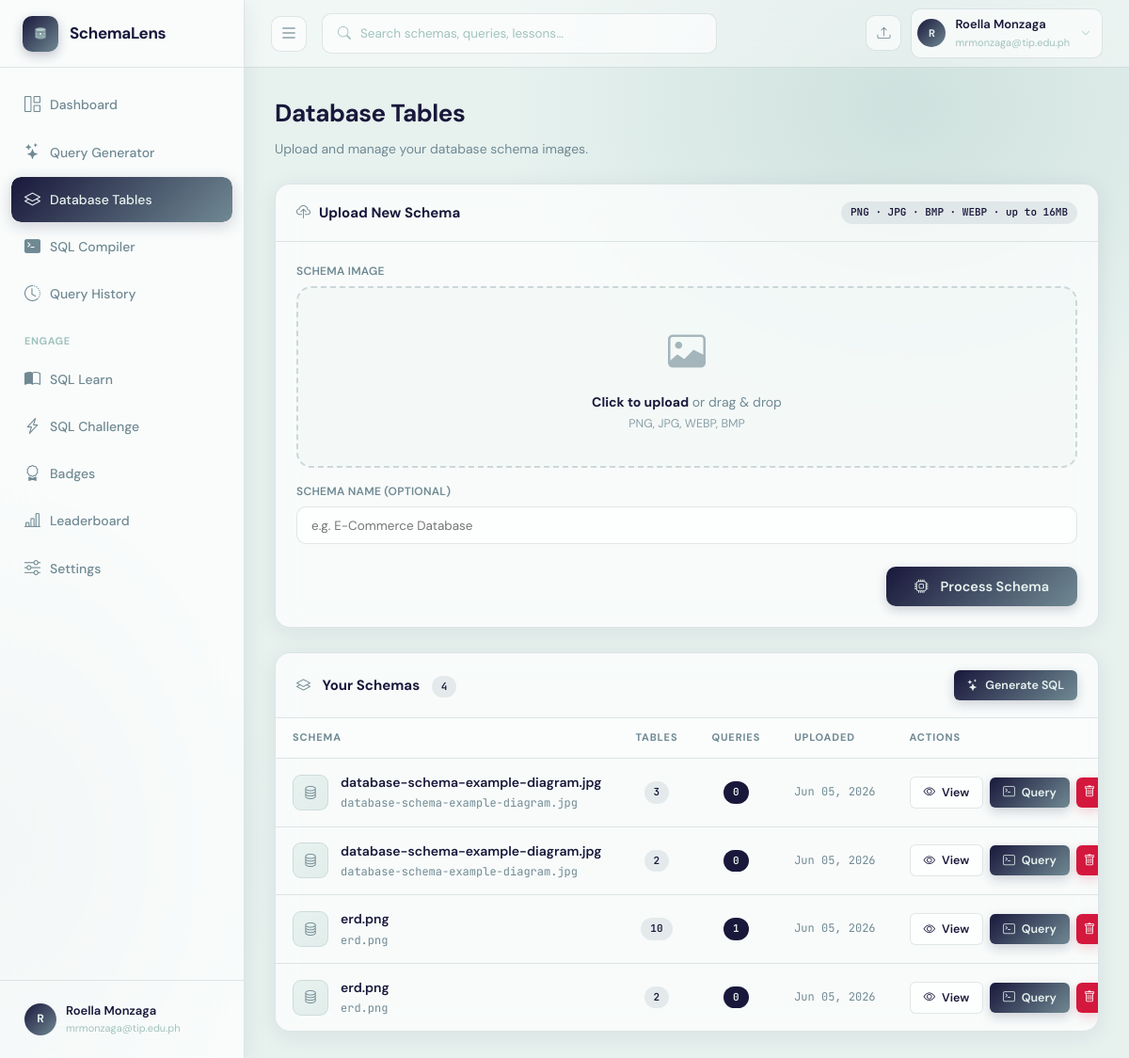
The page /schemas (signed in) on the database its author committed.
### app.py (models this page shows)
class User(UserMixin, db.Model):
    __tablename__ = "users"
    id           = db.Column(db.Integer, primary_key=True)
    name         = db.Column(db.String(120), nullable=False)
    email        = db.Column(db.String(200), unique=True, nullable=False)
    password     = db.Column(db.String(256), nullable=False)
    company      = db.Column(db.String(120), default="")
    role         = db.Column(db.String(80), default="")
    gemini_key   = db.Column(db.String(256), default="")
    last_active   = db.Column(db.DateTime, nullable=True)
    streak_days  = db.Column(db.Integer, default=0)
    created_at   = db.Column(db.DateTime, default=datetime.datetime.utcnow)
    agreement_accepted = db.Column(db.Boolean, default=False)
    agreement_accepted_at = db.Column(db.DateTime, nullable=True)
    schemas      = db.relationship("SchemaUpload", backref="owner", lazy=True,
                                   cascade="all, delete-orphan")
    queries      = db.relationship("QueryHistory", backref="owner", lazy=True,
                                   cascade="all, delete-orphan")
    badges       = db.relationship("UserBadge", backref="user", lazy=True,
                                   cascade="all, delete-orphan")
    challenges   = db.relationship("ChallengeAttempt", backref="user", lazy=True,
                                   cascade="all, delete-orphan")

class SchemaUpload(db.Model):
    __tablename__ = "schema_uploads"
    id            = db.Column(db.Integer, primary_key=True)
    user_id       = db.Column(db.Integer, db.ForeignKey("users.id"), nullable=False)
    filename      = db.Column(db.String(256), nullable=False)
    original_name = db.Column(db.String(256), nullable=False)
    schema_name   = db.Column(db.String(120), default="")
    ocr_text      = db.Column(db.Text, default="")
    parsed_schema = db.Column(db.Text, default="")   # JSON
    confirmed_schema = db.Column(db.Text, default="")  # JSON — user-confirmed/edited version
    uploaded_at   = db.Column(db.DateTime, default=datetime.datetime.utcnow)
    queries       = db.relationship("QueryHistory", backref="schema", lazy=True,
                                    cascade="all, delete-orphan")

### app.py (the view)
@app.route("/schemas")
@login_required
def schemas():
    all_schemas = SchemaUpload.query.filter_by(user_id=current_user.id)\
                  .order_by(SchemaUpload.uploaded_at.desc()).all()
    return render_template("schemas.html", schemas=all_schemas)

### app.py (called while the page is built)
@login_manager.user_loader
def load_user(user_id):
    return db.session.get(User, int(user_id))

@app.template_filter('fromjson')
def fromjson_filter(s):
    try:
        return json.loads(s) if s else {}
    except Exception:
        return {}

### templates/schemas.html (shortened to what this page needs)
{% extends "base.html" %}
{% block content %}
<div class="page-head fade-in">
  <h1>Database Tables</h1>
  <p>Upload and manage your database schema images.</p>
</div>
<div class="card mb-4 fade-in fade-in-1" style="margin-bottom:26px;">
  <div class="card-header">
    <div class="card-title">
      <i class="bi bi-cloud-upload" style="color:var(--primary-mid);margin-right:9px;"></i>Upload New Schema
    </div>
    <span class="badge badge-mid">PNG · JPG · BMP · WEBP · up to 16MB</span>
  </div>
  <div class="card-body">
    <form method="POST" action="{{ url_for('upload_schema') }}" enctype="multipart/form-data" id="uploadForm">
      <div class="upload-grid-container">
        <div>
          <label class="label" style="margin-bottom: 6px; display: block;">Schema Image</label>
          <div class="upload-zone" id="dropZone" onclick="document.getElementById('fileInput').click()" tabindex="0" role="button">
            <div class="upload-icon"><i class="bi bi-image"></i></div>
            <div class="upload-hint" id="uploadHint">
              <strong>Click to upload</strong> or drag &amp; drop<br>
              <span style="font-size:12.5px; margin-top:4px; display:block; opacity:0.8;">PNG, JPG, WEBP, BMP</span>
            </div>
          </div>
        </div>
        <div>
          <label class="label" style="margin-bottom: 6px; display: block;">Schema Name (optional)</label>
          <input type="text" name="schema_name" class="input" placeholder="e.g. E-Commerce Database" style="width: 100%; height: 40px;">
        </div>
        <div class="upload-footer-actions">
          <button type="submit" class="btn btn-primary btn-lg" id="uploadBtn" style="min-width: 180px; justify-content:center; height: 42px;">
            <i class="bi bi-cpu" style="margin-right: 6px;"></i> Process Schema
          </button>
        </div>
      </div>
    </form>
  </div>
</div>
<div class="card fade-in fade-in-2">
  <div class="card-header">
    <div class="card-title">
      <i class="bi bi-layers" style="color:var(--primary-mid);margin-right:9px;"></i>
      Your Schemas
      <span class="badge badge-mid" style="margin-left:9px;">{{ schemas|length }}</span>
    </div>
    <a href="{{ url_for('query_page') }}" class="btn btn-primary btn-sm"><i class="bi bi-stars"></i> Generate SQL</a>
  </div>
  {% if schemas %}
  <div class="table-responsive">
    <table class="schemas-table">
      <thead>
        <tr>
          <th>Schema</th>
          <th style="text-align:center; width: 90px;">Tables</th>
          <th style="text-align:center; width: 90px;">Queries</th>
          <th style="width: 130px;">Uploaded</th>
          <th style="width: 220px;">Actions</th>
        </tr>
      </thead>
      <tbody>
        {% for s in schemas %}
        <tr>
          <td>
            <div class="schema-name-cell">
              <div class="schema-icon"><i class="bi bi-database" style="color:var(--primary-mid);font-size:15px;"></i></div>
              <div>
                <div style="font-weight:600; font-size:14px; color: var(--text);">{{ s.schema_name or s.original_name }}</div>
                <div style="font-size:12px; color:var(--text-soft); font-family:var(--mono); margin-top: 2px;">{{ s.original_name }}</div>
              </div>
            </div>
          </td>
          <td style="text-align:center;">
            {% if s.parsed_schema %}
              {% set p = s.parsed_schema | fromjson %}
              <span class="badge badge-mid">{{ p.tables | length }}</span>
            {% else %}
              <span class="badge badge-light">—</span>
            {% endif %}
          </td>
          <td style="text-align:center;">
            <span class="badge badge-dark">{{ s.queries|length }}</span>
          </td>
          <td style="font-family:var(--mono); font-size:12px; color:var(--text-soft);">
            {{ s.uploaded_at.strftime('%b %d, %Y') }}
          </td>
          <td>
            <div class="actions-cell-flex">
              <a href="{{ url_for('schema_detail', schema_id=s.id) }}" class="btn btn-outline btn-sm">
                <i class="bi bi-eye"></i> View
              </a>
              <a href="{{ url_for('query_page') }}?schema_id={{ s.id }}" class="btn btn-primary btn-sm">
                <i class="bi bi-terminal"></i> Query
              </a>
              <form method="POST" action="{{ url_for('delete_schema', schema_id=s.id) }}"
                    onsubmit="return confirm('Delete this schema and all its queries?');" style="margin:0;">
                <button type="submit" class="btn btn-danger btn-sm btn-icon">
                  <i class="bi bi-trash"></i>
                </button>
              </form>
            </div>
          </td>
        </tr>
        {% endfor %}
      </tbody>
    </table>
  </div>
  {% endif %}
</div>
{% endblock %}

### templates/base.html (shortened to what this page needs)
<!DOCTYPE html>
<html lang="en">
<head>
  <link href="https://cdn.jsdelivr.net/npm/bootstrap-icons@1.11.3/font/bootstrap-icons.css" rel="stylesheet">
  <link rel="stylesheet" href="https://cdnjs.cloudflare.com/ajax/libs/highlight.js/11.9.0/styles/github-dark.min.css">
</head>
<body>
{% if current_user.is_authenticated %}
<aside class="sidebar" id="appSidebar" aria-label="Main Navigation">
  <div class="sidebar-logo">
    <a href="{{ url_for('dashboard') }}">
      <div class="logo-icon">
      </div>
      <span class="logo-text">SchemaLens</span>
    </a>
  </div>
  <nav class="sidebar-nav">
    <a href="{{ url_for('dashboard') }}" class="nav-item {% if request.endpoint=='dashboard' %}active{% endif %}">
      <i class="bi bi-grid-1x2" aria-hidden="true"></i> <span>Dashboard</span>
    </a>
    <a href="{{ url_for('query_page') }}" class="nav-item {% if request.endpoint=='query_page' %}active{% endif %}">
      <i class="bi bi-stars" aria-hidden="true"></i> <span>Query Generator</span>
    </a>
    <a href="{{ url_for('schemas') }}" class="nav-item {% if request.endpoint in ['schemas','schema_detail'] %}active{% endif %}">
      <i class="bi bi-layers" aria-hidden="true"></i> <span>Database Tables</span>
    </a>
    <a href="{{ url_for('sql_compiler') }}" class="nav-item {% if request.endpoint=='sql_compiler' %}active{% endif %}">
      <i class="bi bi-terminal-fill" aria-hidden="true"></i> <span>SQL Compiler</span>
    </a>
    <a href="{{ url_for('history') }}" class="nav-item {% if request.endpoint=='history' %}active{% endif %}">
      <i class="bi bi-clock-history" aria-hidden="true"></i> <span>Query History</span>
    </a>
    <div class="nav-section">Engage</div>
       <a href="{{ url_for('learn') }}" class="nav-item {% if request.endpoint=='learn' %}active{% endif %}">
      <i class="bi bi-book-half" aria-hidden="true"></i> <span>SQL Learn</span>
    </a>
    <a href="{{ url_for('challenge_page') }}" class="nav-item {% if request.endpoint=='challenge_page' %}active{% endif %}">
      <i class="bi bi-lightning-charge" aria-hidden="true"></i> <span>SQL Challenge</span>
    </a>
    <a href="{{ url_for('badges_page') }}"    class="nav-item {% if request.endpoint=='badges_page' %}active{% endif %}">
      <i class="bi bi-award" aria-hidden="true"></i> <span>Badges</span>
    </a>
    <a href="{{ url_for('leaderboard') }}"    class="nav-item {% if request.endpoint=='leaderboard' %}active{% endif %}">
      <i class="bi bi-bar-chart-line" aria-hidden="true"></i> <span>Leaderboard</span>
    </a>
    <a href="{{ url_for('settings') }}" class="nav-item {% if request.endpoint=='settings' %}active{% endif %}">
      <i class="bi bi-sliders" aria-hidden="true"></i> <span>Settings</span>
    </a>
  </nav>
  <div class="sidebar-footer">
   <a href="{{ url_for('settings')}}" class="user-dropdown-wrapper" style="text-decoration: none; color: inherit;" aria-haspopup="true" aria-label="User Profile and Settings">
      <div class="user-row" tabindex="0" aria-label="User Profile Summary">
        <div class="user-avatar">{{ current_user.name[0].upper() }}</div>
        <div>
          <div class="user-name">{{ current_user.name }}</div>
          <div class="user-email">{{ current_user.email[:26] }}{% if current_user.email|length > 26 %}…{% endif %}</div>
        </div>
      </div>
    </a>
  </div>
</aside>
<header class="topbar">
  <button class="icon-btn" id="sidebarToggleBtn" onclick="toggleSidebar()" aria-label="Toggle Sidebar" aria-controls="appSidebar">
    <i class="bi bi-list" style="font-size: 20px;"></i>
  </button>
<div class="search-box" style="position:relative;" id="searchBoxWrapper">
    <i class="bi bi-search" aria-hidden="true" id="searchIcon"></i>
    <input
      type="text"
      id="globalSearchInput"
      placeholder="Search schemas, queries, lessons…"
      autocomplete="off"
      autocorrect="off"
      spellcheck="false"
      aria-label="Global Search"
      aria-autocomplete="list"
      aria-controls="searchDropdown"
      aria-expanded="false"
      role="combobox"
    >
  </div>
  <div class="topbar-right">
    <a href="{{ url_for('schemas') }}" class="icon-btn" title="Upload Schema" aria-label="Upload Schema"><i class="bi bi-upload"></i></a>
    <div class="user-dropdown-wrapper">
      <div class="topbar-user" id="topbarUserBtn" tabindex="0" role="button" aria-haspopup="true" aria-expanded="false" aria-label="User Menu">
        <div class="user-avatar" style="width:30px;height:30px;font-size:11px;">{{ current_user.name[0].upper() }}</div>
        <div>
          <div class="name">{{ current_user.name }}</div>
          <div class="email">{{ current_user.email[:22] }}{% if current_user.email|length>22 %}…{% endif %}</div>
        </div>
        <i class="bi bi-chevron-down" style="font-size:10px;color:var(--text-xs);margin-left:2px;" aria-hidden="true"></i>
      </div>
    </div>
  </div>
</header>
<div class="main">
  <div class="page">
    {% block content %}{% endblock %}
  </div>
</div>
{% else %}
{% block auth_content %}{% endblock %}
{% endif %}
</body>
</html>

### templates/schemas.html (style rules this page uses)
.page-head { margin-bottom: 26px; }
.page-head h1 { font-size: 26px; font-weight: 700; letter-spacing: -.5px; margin-bottom: 5px; color: var(--text); }
.page-head p { font-size: 14px; color: var(--text-soft); }
.upload-grid-container { display: flex; flex-direction: column; gap: 16px; }
.upload-zone { border: 2px dashed rgba(112,137,147,0.3); border-radius: var(--radius); padding: 36px 22px; text-align: center; cursor: pointer; background: rgba(231,242,239,0.25); transition: all .2s ease-in-out; }
.upload-icon { font-size: 40px; color: var(--primary-mid); margin-bottom: 12px; opacity: .6; }
.upload-hint { font-size: 14px; color: var(--text-soft); line-height: 1.4; }
.upload-hint strong { color: var(--primary); }
.upload-footer-actions { display: flex; justify-content: flex-end; margin-top: 8px; }
.table-responsive { width: 100%; overflow-x: auto; -webkit-overflow-scrolling: touch; }
.schemas-table { width: 100%; border-collapse: collapse; white-space: nowrap; }
.schemas-table th { text-align: left; padding: 12px 18px; font-size: 11px; font-weight: 700; color: var(--text-soft); text-transform: uppercase; letter-spacing: .08em; border-bottom: 1.5px solid var(--border); background: rgba(255,255,255,0.3); }
.schemas-table td { padding: 14px 18px; border-bottom: 1px solid var(--border); font-size: 13.5px; vertical-align: middle; }
.schemas-table tr:last-child td { border-bottom: none; }
.schema-name-cell { display: flex; align-items: center; gap: 13px; }
.schema-icon { width: 38px; height: 38px; border-radius: 9px; background: linear-gradient(135deg, var(--primary-xlight), rgba(161,194,189,0.25)); display: flex; align-items: center; justify-content: center; flex-shrink: 0; border: 1px solid var(--border); }
.actions-cell-flex { display: flex; gap: 7px; align-items: center; }
.card-header { display: flex; align-items: center; justify-content: space-between; flex-wrap: wrap; gap: 12px; }

### rows shown on the page
User: name "R", name "Roella Monzaga", email "mrmonzaga@tip.edu.ph"
SchemaUpload: schema_name "database-schema-example-diagram.jpg", original_name "database-schema-example-diagram.jpg", tables|length "3", queries|length "0", uploaded_at "Jun 05, 2026"
SchemaUpload: schema_name "database-schema-example-diagram.jpg", original_name "database-schema-example-diagram.jpg", tables|length "2", queries|length "0", uploaded_at "Jun 05, 2026"
SchemaUpload: schema_name "erd.png", original_name "erd.png", tables|length "10", queries|length "1", uploaded_at "Jun 05, 2026"
SchemaUpload: schema_name "erd.png", original_name "erd.png", tables|length "2", queries|length "0", uploaded_at "Jun 05, 2026"

### other values the page prints
{{ schemas|length }} "4"
